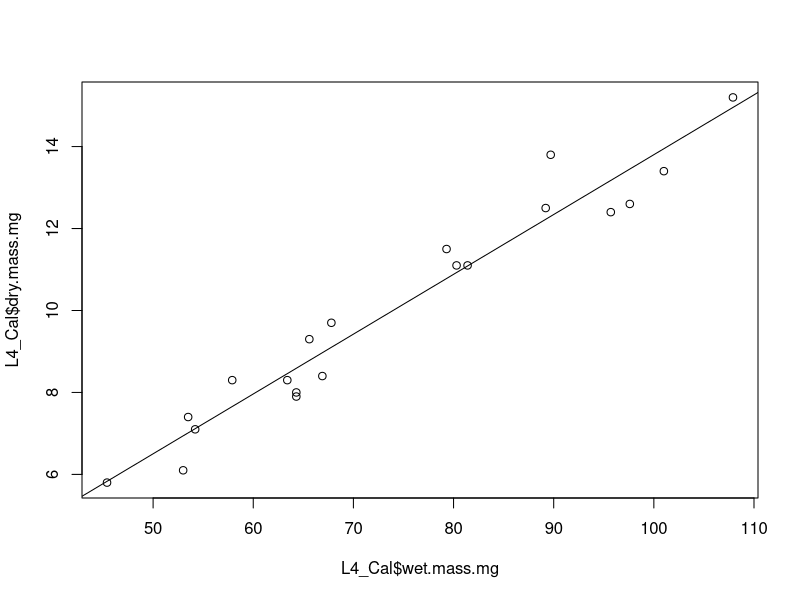

Write the R code that produced this figure.
## ---- chunk 1
root.dir <- file.path(getwd(),"../..")
setwd(root.dir)
# load library to read excel files
library(readxl)
# read in choice assay data
Choice_Assay_Data <- read_excel("data/Choice_Assay/Choice_Assay_Data.xlsx")
# read in larval calibration data
L4_Cal <- read_excel("data/Choice_Assay/Choice_Assay_Data.xlsx",
sheet = "L4 larval calibration")
# rename columns for r format
names(L4_Cal) <- c("vial.id","wet.mass.mg","dry.mass.mg","notes")
# declare linear model for calibration (wet-dry mass)
model <- lm(L4_Cal,formula = dry.mass.mg~wet.mass.mg)
# plot dry~wet mass
plot(L4_Cal$dry.mass.mg~L4_Cal$wet.mass.mg)
# add our linear model to the plot
abline(model)
# summarize model (R^2)
summary(model)
